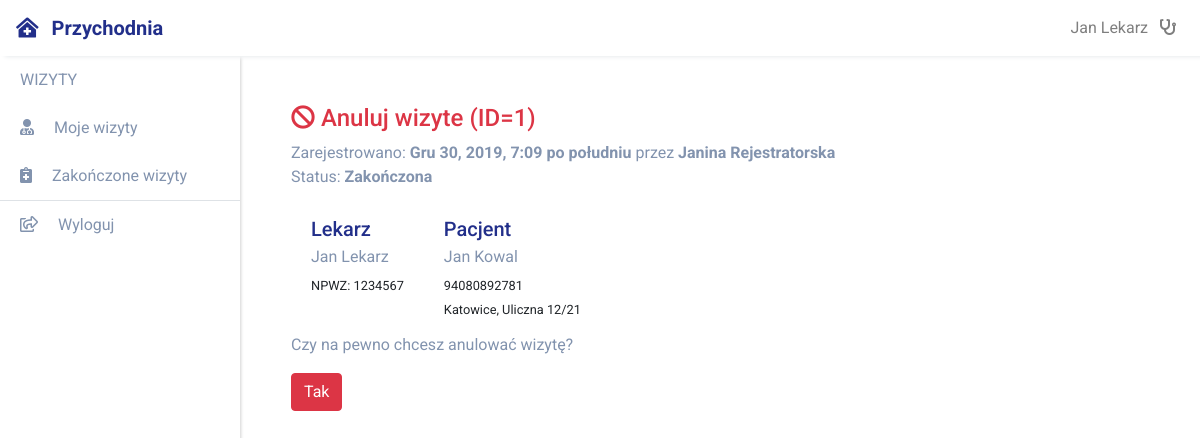
Screenshot of /przychodnia/anuluj-wizyte/1/ (signed in) with the database file from the repository.
### przychodnia_app/models.py (models this page shows)
class Lekarz(CommonProfileModel):
    user = models.OneToOneField(User, on_delete=models.PROTECT)
    role = models.CharField(max_length=16, default="LEKARZ", editable=False)
    npwz = models.CharField("NPWZ", max_length=7, unique=True)
    class Meta:
        verbose_name_plural = "Lekarze"

class Rejestratorka(CommonProfileModel):
    user = models.OneToOneField(User, on_delete=models.PROTECT)
    role = models.CharField(max_length=16, default="REJESTRATORKA", editable=False)
    class Meta:
        verbose_name_plural = "Rejestratorki"

### przychodnia_wizyta/models.py (models this page shows, shortened)
class Wizyta(models.Model):
    STATUS = (
        ("REJ", "Zarejestrowana"),
        ("ZAK", "Zakończona"),
        ("ANUL", "Anulowana")
    )
    opis = models.TextField(null=True, blank=True)
    diagnoza = models.TextField(null=True, blank=True)
    status = models.CharField(null=False, choices=STATUS, max_length=4, default="REJ")
    dt_rej = models.DateTimeField(auto_now_add=True)
    dt_zak_anul = models.DateTimeField(null=True, blank=True)
    pacjent = models.ForeignKey(Pacjent, on_delete=models.PROTECT)
    rejestratorka = models.ForeignKey(Rejestratorka, on_delete=models.PROTECT)
    lekarz = models.ForeignKey(Lekarz, on_delete=models.PROTECT)
    wizyty = WizytaManager()
    class Meta:
        ordering = ["dt_rej"]
        verbose_name_plural = "Wizyty"

### przychodnia_pacjent/models.py (models this page shows, shortened)
class Pacjent(CommonProfileModel):
    adres = models.ForeignKey(Adres, on_delete=models.PROTECT)
    pesel = models.CharField("PESEL", max_length=11, unique=True)
    class Meta:
        verbose_name_plural = "Pacjenci"

class Adres(models.Model):
    miejscowosc = models.CharField("Miejscowość", max_length=32)
    ulica = models.CharField("Ulica", max_length=32)
    nr_domu = models.CharField("Numer domu", max_length=16)
    nr_lokalu = models.CharField("Numer Lokalu", max_length=16)
    def __str__(self):
        return "%s, %s %s/%s" % (self.miejscowosc, self.ulica, self.nr_domu, self.nr_lokalu)
    class Meta:
        verbose_name_plural = "Adresy Zamieszkania"

### przychodnia_app/views/views_przychodnia.py (the view, shortened to what this page needs)
@method_decorator(login_required(login_url='/login'), name='dispatch')
@method_decorator(uprawnienia_wspolne_lekarz_rejestratorka, name='dispatch')
class PrzychodniaAnulujWizyte(View):
    template_name = "przychodnia_app/anuluj-wizyte.html"
    def get(self, request, wizyta_id):
        wizyta = get_object_or_404(Wizyta, pk=wizyta_id)
        return render(request, self.template_name, {"wizyta": wizyta})

### common/context_processors.py (called while the page is built)
def common_context(request):
    profile = None
    if request.user.is_authenticated:
        if not profile and request.user.role and request.user.role == "REJ":
            profile = Rejestratorka.objects.get(user=request.user)
        if not profile and request.user.role and request.user.role == "LEK":
            profile = Lekarz.objects.get(user=request.user)
    context = {
        "time_now": timezone.now(),
        "pacjenci_count": Pacjent.objects.count(),
        "nowe_wizyty_count": Wizyta.wizyty.get_new().count(),
        "stare_wizyty_count": Wizyta.wizyty.get_old().count(),
        "profile": profile,
    }
    return context

### common/models.py (called while the page is built)
    def __str__(self):
        return "%s %s" % (self.imie, self.nazwisko)

### przychodnia_wizyta/models.py (called while the page is built)
    def get_old(self):
        return self.filter(
            Q(status='REJ') & Q(dt_rej__lte=timezone.now() - timedelta(hours=12)))

    def get_new(self):
        return self.filter(
            Q(status='REJ') & Q(dt_rej__gte=timezone.now() - timedelta(hours=12)))

    def get_queryset(self):
        return WizytaQuerySet(self.model, using=self._db)

    def get_old(self):
        return self.get_queryset().get_old()

    def get_new(self):
        return self.get_queryset().get_new()

### przychodnia_app/templates/przychodnia_app/anuluj-wizyte.html (shortened to what this page needs)
{% extends 'przychodnia_app/extend/base_przychodnia.html' %}
{% block content %}
<h4 class="text-danger"><i class="fas fa-ban"></i>&nbsp;Anuluj wizyte (ID={{wizyta.pk}})</h4>
<p class="my-0">
  Zarejestrowano: <b>{{wizyta.dt_rej}}</b> przez <b>{{wizyta.rejestratorka}}</b>
</p>
<p class="my-0">
  Status:
  <b>
  {% if wizyta.status == "REJ" %}
  Zarejestrowana
    {% elif wizyta.status == "ZAK" %}
  Zakończona
    {% elif wizyta.status == "ANUL" %}
  Anulowana
  {% endif %}
  </b>
</p>
<div class="list-group flex-row mt-3">
  <a class="list-group-item border-0">
    <div class="d-flex w-100 justify-content-between">
      <h5 class="mb-1">Lekarz</h5>
    </div>
    <p class="mb-1">
      {{wizyta.lekarz.imie}} {{wizyta.lekarz.nazwisko}}
    </p>
    <small>NPWZ: {{wizyta.lekarz.npwz}}</small>
  </a>
  <a class="list-group-item border-0">
    <div class="d-flex w-100 justify-content-between">
      <h5 class="mb-1">Pacjent</h5>
    </div>
    <p class="mb-1">
      {{wizyta.pacjent.imie}} {{wizyta.pacjent.nazwisko}}
    </p>
    <small>
      {{wizyta.pacjent.pesel}}
    </small>
    <br>
    <small>
      {{wizyta.pacjent.adres}}
    </small>
  </a>
</div>
<form action="./" method="post">
  <p>
    Czy na pewno chcesz anulować wizytę?
  </p>
  <button class="btn btn-danger" type="submit">Tak</button>
</form>
{% endblock %}

### common/templates/common/extend/base.html (shortened to what this page needs)
{% load staticfiles %}
<!DOCTYPE html>
<html lang="en" dir="ltr">
  <head>
    <link rel="stylesheet" href="{% static 'css/select2.min.css' %}">
    <link rel="stylesheet" href="{% static 'css/app.css' %}">
    <link rel="stylesheet" href="{% static 'css/shame.css' %}">
  <body>
  <nav class="fixed-top navbar navbar-expand-lg navbar-light" id="header_nav">
    <a class="navbar-brand">
      <span>
        <i class="fas fa-clinic-medical"></i>
        <span class="pl-2">Przychodnia</span>
      </span>
    </a>
    <div class="collapse navbar-collapse show" id="header_nav_collapse">
      <ul class="navbar-nav ml-auto">
        {% if user.role == "REJ" %}
        <li class="nav-item popover-profile-rejestratorka">
        {% elif user.role == "LEK" %}
        <li class="nav-item popover-profile-lekarz">
        {% else %}
        <li class="nav-item popover-profile">
        {% endif %}
          <a class="nav-link" href="#">
            <span class="pr-2">{{profile}}</span>
            {% if user.role == "REJ" %}
              <i class="fas fa-user-nurse" title="Rejestratorka"></i>
            {% elif user.role == "LEK" %}
              <i class="fas fa-stethoscope" title="Lekarz"></i>
            {% endif %}
          </a>
        </li>
      </ul>
    </div>
  </nav>
  <div id="sidebar">
    {% block left_panel %}{% endblock %}
    <div class="main-content pt-5">
      <div class="container">
          {% block child_content %}{% endblock %}
      </div>
    </div>
</body>
</body>
</html>

### rows the page displays
Lekarz: imie+nazwisko "Jan Lekarz"
Wizyta: pk "1", dt_rej "Gru 30, 2019, 7:09 po południu", rejestratorka "Janina Rejestratorska", lekarz.imie "Jan", lekarz.nazwisko "Lekarz", lekarz.npwz "1234567", pacjent.imie "Jan", pacjent.nazwisko "Kowal", pacjent.pesel "94080892781", pacjent.adres "Katowice, Uliczna 12/21"
